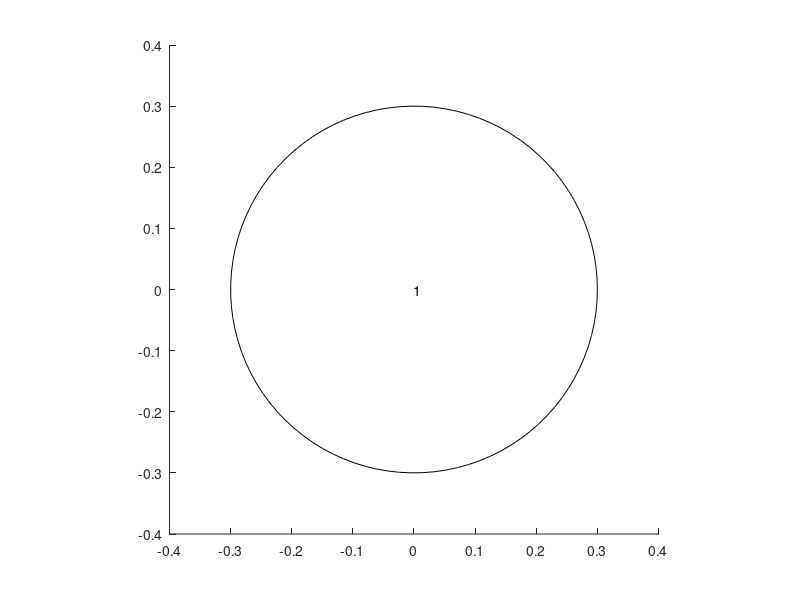

Write the MATLAB code that produced this figure. (Note: this script raises an error after producing the figure.)

proportions = [];
for N = 1:50:301
    cx = [0:1:N-1]';
    cy = zeros(N,1);
    cz = zeros(N,1);
    c = [cx cy cz];
    
    R = 0.3*ones(N,1)';
    %%% Plot the geometry
    figure, hold on
    t = linspace(0,2*pi);
    for n = 1:N
        plot(c(n,1)+R(n)*cos(t), c(n,2)+R(n)*sin(t),'k')  
        text(c(n,1),c(n,2),num2str(n))
    end
    daspect([1 1 1])
    hold off
    close 
    
    vol = 4*pi*R.^3/3;
    k0 = 0.0000001;
    delta = 10^(-5);
    v2 = ones(1,N);
    N_multi = 2;
    %%% Compute the static capacitance matrix
    % Maximum order for multipole expansion (n = 0, 1, ..., N_multi)
    % If we use higher order, then accuracy improves. Usually 0 is sufficiently large.
    gamma_skin = 1;
    
    matC_static = MakeC_mn(R,c,k0,N_multi);
    GCM_static = diag(delta.*v2./vol)*matC_static;
    
    %%% Compute eigenmodes
    [evec_static,eval_static] = eig(GCM_static);
    [resonances_static,I] = sort(sqrt(diag(eval_static)),'ComparisonMethod','real');
    modes_static = evec_static(:,I);
    
    
    % compute the normalization factor
    fun = @(theta,phi,r) exp(gamma_skin*r*sin(theta)*cos(phi))*r^2*sin(theta);
    int_A = int_trapez_3(fun,200,0,pi,0,2*pi,0,R(1));
    A_norm = exp(gamma_skin*cx)*int_A;
    
    %%% Compute the skin capacitance matrix using Multipole
    
    matC_skin = MakeCmn_skin(gamma_skin,R,c,k0,N_multi);
    
    GCM_skin = diag(delta.*v2./A_norm')*matC_skin;

    [evec_skin,eval_skin,eigen_left] = eig(GCM_skin);
    counter = 0;
    for j = 1:N
        if norm(evec_skin(1:floor(0.2*N),j))>0.8
            counter = counter + 1;
        end
    end
    proportions =  [proportions counter/N];
    N
end
plot([1:50:301],proportions,'k')
box off
xlim([0,301])
xlabel('Number of resonators N','FontSize',18)
ylabel('Proportion','FontSize',18)